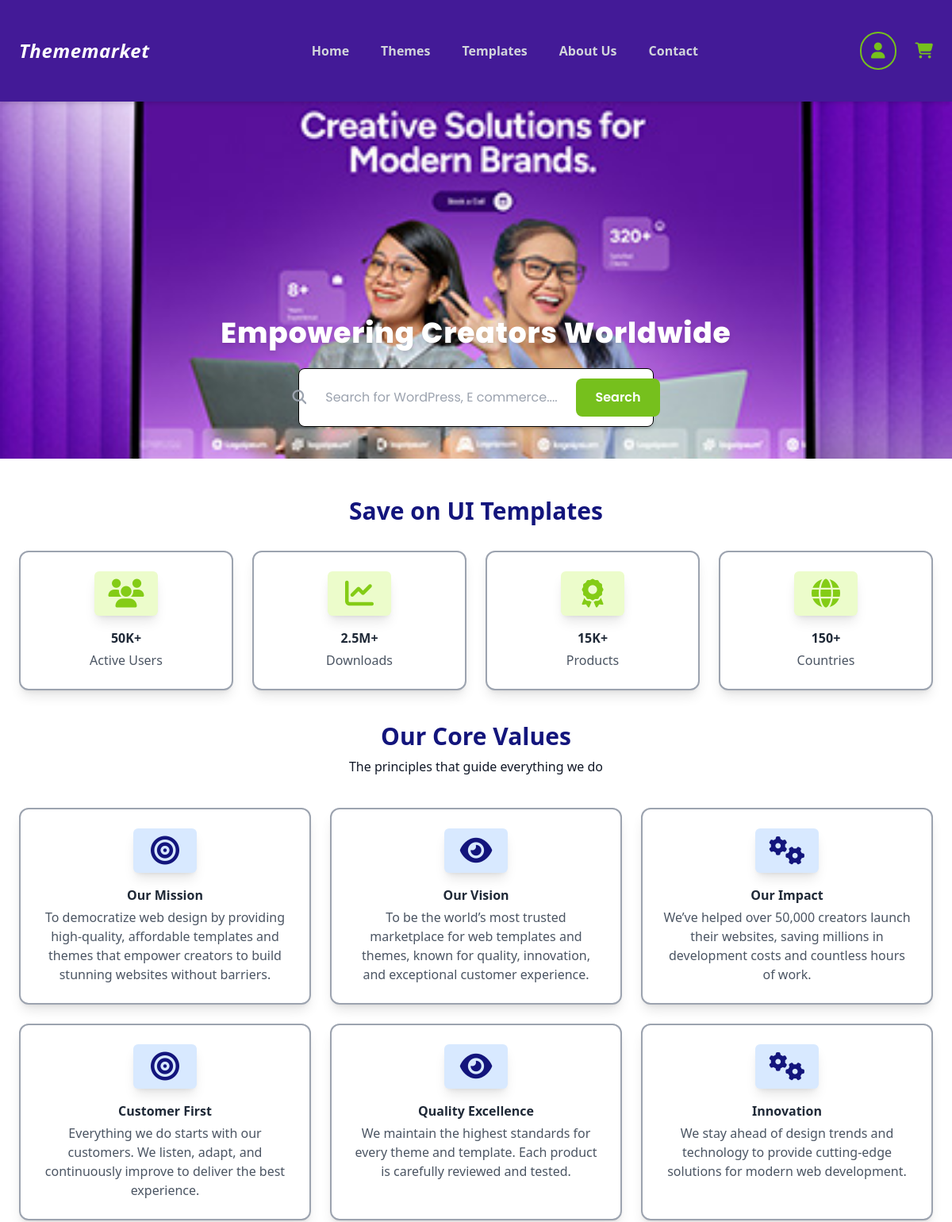
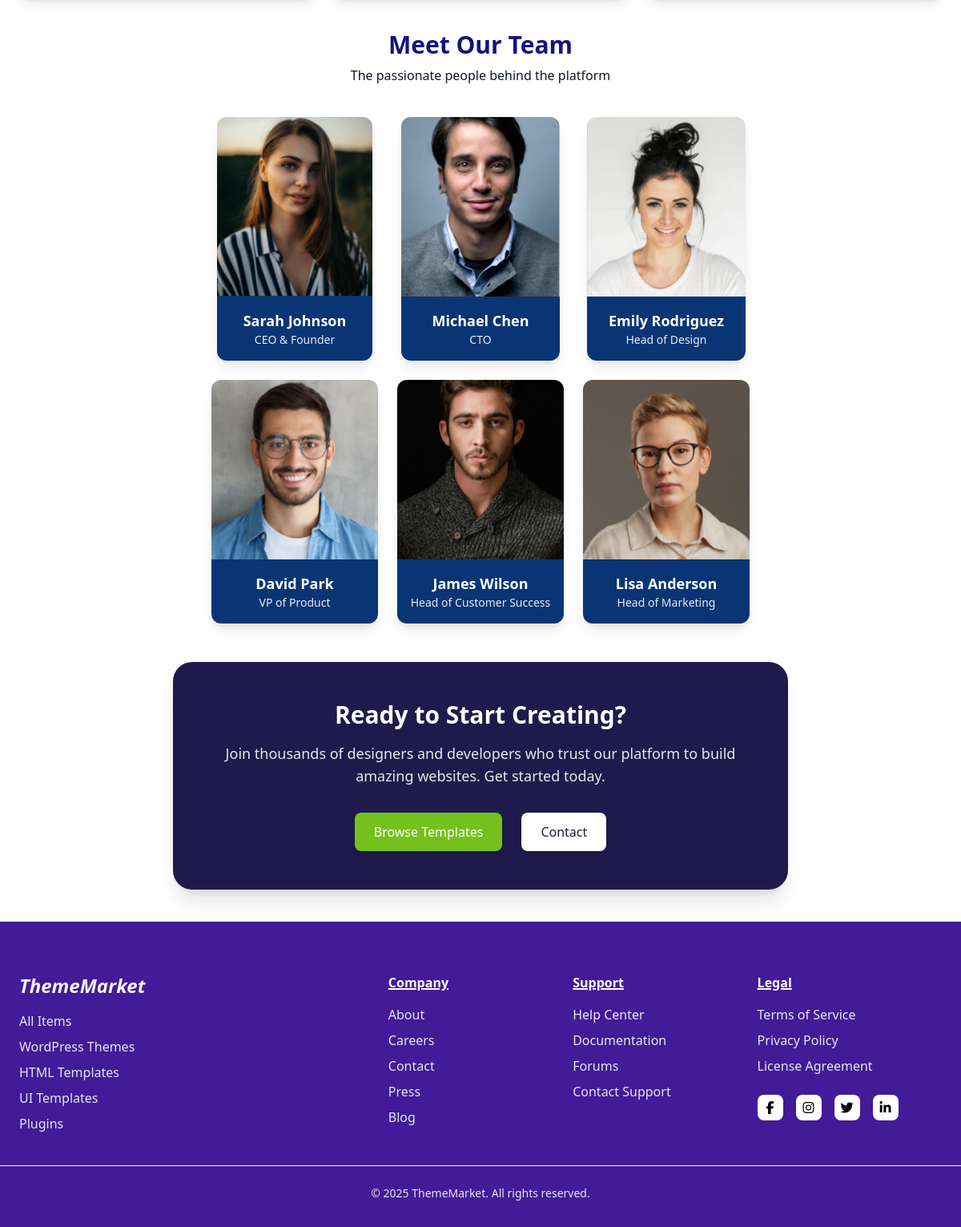
The page /about/ on the database its author committed (2 pictures, top to bottom).
### myapp/models.py (models this page shows, shortened)
class UI(models.Model):
    ICON_CHOICES = [
    ("users", "Active Users"),
    ("chart-line", "Downloads"),
    ("award", "Products"),
    ("globe", "Countries"),
]
    icon = models.CharField(
        max_length=50,
        choices=ICON_CHOICES,
        help_text="Select icon for this feature"
    )
    title = models.CharField(max_length=100)
    description = models.TextField(max_length=300)
    bg_color = models.CharField(
        max_length=20,
        default="#DFFFE3",
        help_text="Pick background color"
    )
    text_color = models.CharField(
        max_length=20,
        default="#84CC16",
        help_text="Pick text color"
    )

class Core(models.Model):
    ICON_CHOICES = [
    ("bullseye", "Our Mission"),
    ("eye", "Our Vision"),
    ("gears", "Our Impact"),
]
    icon = models.CharField(
        max_length=50,
        choices=ICON_CHOICES,
        help_text="Select icon for this feature"
    )
    title = models.CharField(max_length=100)
    description = models.TextField(max_length=300)
    bg_color = models.CharField(
        max_length=20,
        default="#D8E9FF",
        help_text="Pick background color"
    )
    text_color = models.CharField(
        max_length=20,
        default="#13157c",
        help_text="Pick text color"
    )

class TeamMember(models.Model):
    name = models.CharField(max_length=100)
    designation = models.CharField(max_length=100)
    photo = models.ImageField(upload_to="team/")
    bg_color = models.CharField(
        max_length=20,
        default="#0A3574",   # your navy-blue footer background
        help_text="Background color under the image"
    )
    text_color = models.CharField(
        max_length=20,
        default="#FFFFFF",   # white text
        help_text="Name/Designation text color"
    )
    order = models.PositiveIntegerField(default=0)
    class Meta:
        ordering = ["order"]

### myapp/views.py (the view)
# urls.py: path('about/', views.about, name='about'),
def about(request):
    ui = UI.objects.all()
    core = Core.objects.all()
    team = TeamMember.objects.all()
    context = {
        "ui": ui,
        "core": core,
        "team": team,
    }
    return render(request, 'myapp/about.html', context)

### myapp/context_processors.py (called while the page is built)
def cart_count(request):
    try:
        cart = get_or_create_cart(request)
        return {"cart_count": cart.items.count()}
    except:
        return {"cart_count": 0}

### myapp/utils.py (called while the page is built)
def get_or_create_cart(request):
    if not request.session.session_key:
        request.session.create()
    session_key = request.session.session_key
    cart, created = Cart.objects.get_or_create(session_key=session_key)
    if not cart.session_key:
        cart.session_key = session_key
        cart.save()
    return cart

### myapp/templates/myapp/about.html (shortened to what this page needs)
{% extends "base.html" %}
{% load static %}
{% block content %}
{% include "myapp/components/about_hero.html" with page_title="Empowering Creators Worldwide" show_search=True %}
<section class="py-12">
    <h2 class="text-center text-3xl font-bold text-[#13157c] mb-8">
        Save on UI Templates
    </h2>
    <div class="grid grid-cols-1 sm:grid-cols-2 lg:grid-cols-4 gap-6 max-w-6xl mx-auto">
        {% for item in ui %}
            {% include "myapp/components/card.html" with icon=item.icon title=item.title description=item.description%}
        {% endfor %}
    </div>
    <h2 class="text-center mt-10 text-3xl font-bold text-[#13157c] mb-2">
        Our Core Values
    </h2>
    <p class="text-gray-900 text-center text-md mb-10">
            The principles that guide everything we do
    </p>
    <div class="grid grid-cols-1 sm:grid-cols-2 lg:grid-cols-3 gap-6 max-w-6xl mx-auto">
        {% for item in core %}
            {% include "myapp/components/card.html" with icon=item.icon title=item.title description=item.description%}
        {% endfor %}
    </div>
    <h2 class="text-center mt-10 text-3xl font-bold text-[#13157c] mb-2">
        Meet Our Team
    </h2>
    <p class="text-gray-900 text-center text-md mb-10">
            The passionate people behind the platform
    </p>
    <div class="grid grid-cols-1 sm:grid-cols-2 lg:grid-cols-3 gap-6 max-w-2xl mx-auto">
        {% for member in team  %}
            {% include "myapp/components/team_card.html" with member=member%}
        {% endfor %}
    </div>
</section>
 <section class="max-w-3xl mx-auto mb-10">
    <div class="bg-[#1F1A4B] text-white rounded-3xl p-12 text-center shadow-xl">
        <h2 class="text-3xl font-bold mb-4">
            Ready to Start Creating?
        </h2>
        <p class="text-lg text-gray-200 max-w-3xl mx-auto mb-8">
            Join thousands of designers and developers who trust our platform to build
            amazing websites. Get started today.
        </p>
        <div class="flex items-center justify-center gap-6">
            <a href="#"
               class="bg-[#76C01D] text-white font-medium px-6 py-3 rounded-lg shadow-md hover:shadow-lg transition">
                Browse Templates
            </a>
            <a href="#"
               class="bg-white text-[#1F1A4B] font-medium px-6 py-3 rounded-lg shadow-md hover:shadow-lg transition">
                Contact
            </a>
        </div>
    </div>
</section>
{% endblock %}

### myapp/templates/myapp/components/card.html
{% load static %}
<div class="p-6 border-2 border-gray-400 bg-white rounded-xl shadow-lg">
    <span class="flex items-center justify-center mx-auto w-20 p-2 shadow-lg rounded-md"
           style="background-color: {{ item.bg_color }};">
        <i class="fa-solid fa-{{ icon }} text-4xl" style="color: {{ item.text_color }};"></i>
    </span>
    <h3 class="font-semibold text-center mt-4">{{ title }}</h3>
    <p class="text-gray-600 text-center mt-1">{{ description }}</p>
</div>

### myapp/templates/myapp/components/team_card.html
{% load static %}
<div class="rounded-xl overflow-hidden shadow-lg bg-white max-w-[360px] mx-auto">
    {% if member.photo %}
        <img src="{{ member.photo.url }}"
             alt="{{ member.name }}"
             class="w-full h-56 object-cover">
    {% else %}
        <div class="w-full h-56 bg-gray-200 flex items-center justify-center">
            <i class="fa-solid fa-user text-gray-500 text-6xl"></i>
        </div>
    {% endif %}
    <div class="p-4 text-center" style="background-color: {{ member.bg_color }};">
        <h3 class="text-lg font-semibold" style="color: {{ member.text_color }};">
            {{ member.name }}
        </h3>
        <p class="text-sm opacity-90" style="color: {{ member.text_color }};">
            {{ member.designation }}
        </p>
    </div>
</div>

### rows shown on the page
UI: title "50K+", description "Active Users"
UI: title "2.5M+", description "Downloads"
UI: title "15K+", description "Products"
UI: title "150+", description "Countries"
Core: title "Our Mission", description "To democratize web design by providing high-quality, affordable templates and themes that empower creators to build stunning websites without barriers."
Core: title "Our Vision", description "To be the world’s most trusted marketplace for web templates and themes, known for quality, innovation, and exceptional customer experience."
Core: title "Our Impact", description "We’ve helped over 50,000 creators launch their websites, saving millions in development costs and countless hours of work."
Core: title "Customer First", description "Everything we do starts with our customers. We listen, adapt, and continuously improve to deliver the best experience."
Core: title "Quality Excellence", description "We maintain the highest standards for every theme and template. Each product is carefully reviewed and tested."
Core: title "Innovation", description "We stay ahead of design trends and technology to provide cutting-edge solutions for modern web development."
TeamMember: photo (picture), name "Sarah Johnson", designation "CEO & Founder"
TeamMember: photo (picture), name "Michael Chen", designation "CTO"
TeamMember: photo (picture), name "Emily Rodriguez", designation "Head of Design"
TeamMember: photo (picture), name "David Park", designation "VP of Product"
TeamMember: photo (picture), name "James Wilson", designation "Head of Customer Success"
TeamMember: photo (picture), name "Lisa Anderson", designation "Head of Marketing"

### other values the page prints
{{ page_title }} "Empowering Creators Worldwide"
